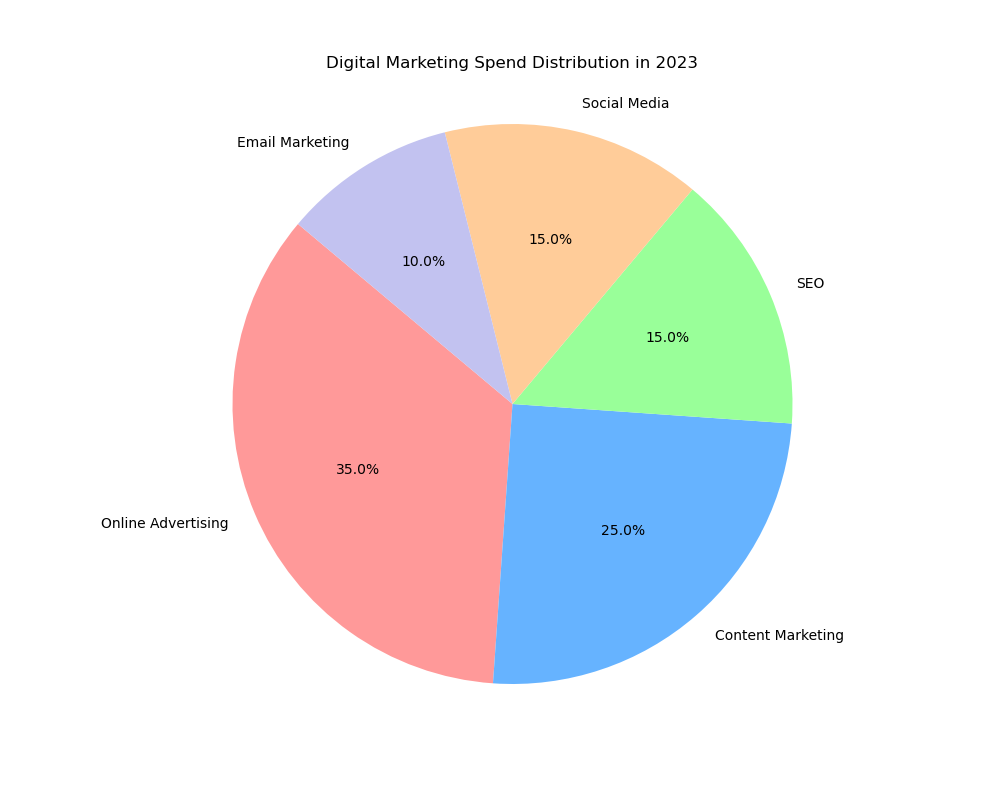

Source code (Python):

import matplotlib.pyplot as plt

# Data to plot
labels = 'Online Advertising', 'Content Marketing', 'SEO', 'Social Media', 'Email Marketing'
sizes = [35.0, 25.0, 15.0, 15.0, 10.0]
colors = ['#ff9999','#66b3ff','#99ff99','#ffcc99','#c2c2f0']

# Create pie chart
plt.figure(figsize=(10, 8))
plt.pie(sizes, labels=labels, colors=colors, autopct='%1.1f%%', startangle=140)

plt.title('Digital Marketing Spend Distribution in 2023', pad=20)
plt.axis('equal')  # Equal aspect ratio ensures that pie is drawn as a circle.
plt.show()
